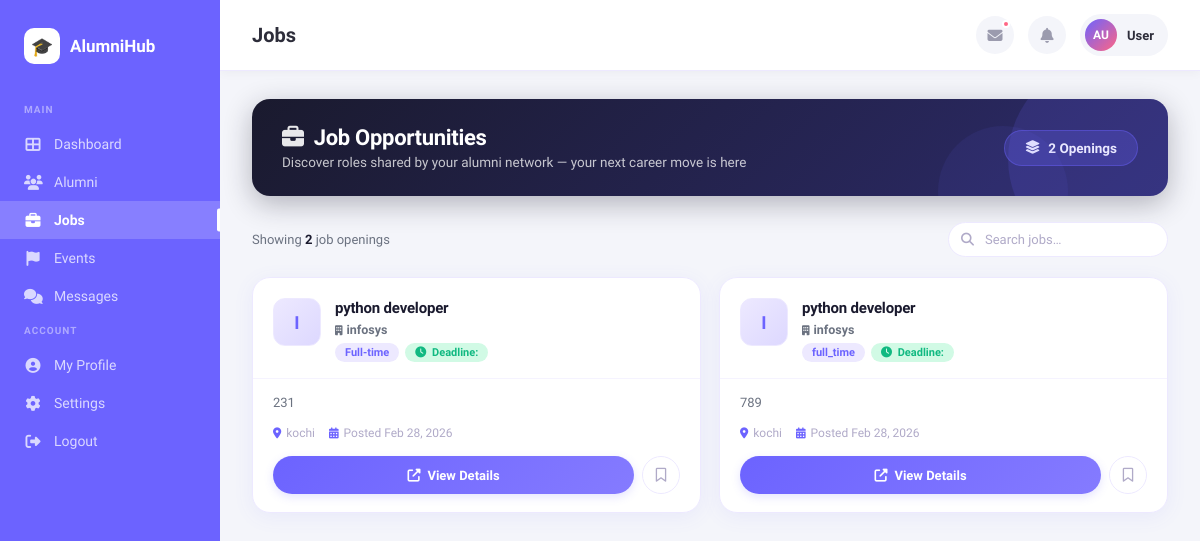
Page /jobs/ (signed in) on the committed database.
### teacher_module/models.py (models this page shows, shortened)
class JobPost(models.Model):
    posted_by = models.ForeignKey(User, on_delete=models.CASCADE, related_name="teacher_job_posts")
    title = models.CharField(max_length=200)
    company = models.CharField(max_length=200)
    location = models.CharField(max_length=150, blank=True)
    job_type = models.CharField(max_length=50, blank=True)
    apply_link = models.URLField(blank=True)
    description = models.TextField()
    created_at = models.DateTimeField(auto_now_add=True)

### alumni_module/views.py (the view)
# urls.py: path('jobs/', views.jobs, name='jobs'),
@login_required
def jobs(request):
    jobs = JobPost.objects.all().order_by("-id")
    return render(request, "alumni/jobs.html", {"jobs": jobs})

### templates/alumni/jobs.html (shortened to what this page needs)
{% extends "base_dashboard.html" %}
{% block page_title %}Jobs{% endblock %}
{% block content %}
<div class="jb-page">
  <div class="jb-hero">
    <div class="jb-hero-left">
      <h1><i class="fas fa-briefcase" style="margin-right:10px;opacity:0.9;"></i>Job Opportunities</h1>
      <p>Discover roles shared by your alumni network — your next career move is here</p>
    </div>
    {% if jobs %}
    <div class="jb-hero-badge">
      <i class="fas fa-layer-group"></i>
      {{ jobs|length }} Opening{{ jobs|length|pluralize }}
    </div>
    {% endif %}
  </div>
  <div class="jb-toolbar">
    {% if jobs %}
    <div class="jb-count-label">
      Showing <strong>{{ jobs|length }}</strong> job opening{{ jobs|length|pluralize }}
    </div>
    {% else %}
    <div class="jb-count-label">Job Board</div>
    {% endif %}
    <div class="jb-toolbar-right">
      <div class="jb-search-wrap">
        <input type="text" id="jbSearch" placeholder="Search jobs…">
      </div>
    </div>
  </div>
  <div class="jb-grid" id="jbGrid">
    {% for job in jobs %}
    {% now "Y-m-d" as today %}
    <div class="jb-card" data-title="{{ job.title|lower }} {{ job.description|lower }}">
      <div class="jb-card-top">
        <div class="jb-company-logo">
          {% if job.company %}
            {{ job.company|first|upper }}
          {% else %}
            <i class="fas fa-building"></i>
          {% endif %}
        </div>
        <div class="jb-card-top-info">
          <div class="jb-job-title">{{ job.title }}</div>
          {% if job.company %}
            <div class="jb-company-name">
              <i class="fas fa-building" style="margin-right:4px;font-size:10px;"></i>{{ job.company }}
            </div>
          {% endif %}
          <div class="jb-tags">
            {% if job.job_type %}
              <span class="jb-tag jb-tag-type">{{ job.job_type }}</span>
            {% else %}
              <span class="jb-tag jb-tag-type">Full-time</span>
            {% endif %}
            <span class="jb-tag jb-tag-deadline-ok">
              <i class="fas fa-clock" style="margin-right:3px;"></i>
              Deadline: {{ job.deadline|date:"M d" }}
            </span>
          </div>
        </div>
      </div>
      <div class="jb-card-body">
        {% if job.description %}
        <div class="jb-desc">{{ job.description }}</div>
        {% endif %}
        <div class="jb-meta">
          <div class="jb-meta-item">
            <i class="fas fa-map-marker-alt"></i>
            <span>{{ job.location }}</span>
          </div>
          <div class="jb-meta-item">
            <i class="fas fa-calendar-alt"></i>
            <span>Posted {{ job.created_at|date:"M d, Y"|default:"Recently" }}</span>
          </div>
        </div>
      </div>
      <div class="jb-card-footer">
        <a href="{% url 'job_detail' job.id %}" class="jb-btn-view">
          <i class="fas fa-external-link-alt"></i> View Details
        </a>
        <button class="jb-btn-save" title="Save job">
          <i class="far fa-bookmark"></i>
        </button>
      </div>
    </div>
    {% empty %}
    <div class="jb-empty">
      <div class="jb-empty-icon"><i class="fas fa-briefcase"></i></div>
      <p>No job openings right now</p>
      <span>Check back soon — alumni post new opportunities regularly</span>
    </div>
    {% endfor %}
  </div>
</div>
{% endblock %}

### templates/base_dashboard.html (style rules this page uses)
*, *::before, *::after { box-sizing: border-box; margin: 0; padding: 0; }
:root { --primary: #6C63FF; --primary-light: #EEF0FF; --primary-dark: #5A52D5; --accent: #FF6584; --accent2: #43C6AC; --sidebar-bg: #6C63FF; --sidebar-text: rgba(255,255,255,0.75); --bg: #F4F5FA; --card: #fff; --text: #2D2D3A; --text-muted: #9B9BAE; --border: #EBEBF5; --shadow: 0 4px 20px rgba(108,99,255,0.08); --radius: 16px; }
body { font-family: 'Plus Jakarta Sans', sans-serif; background: var(--bg); color: var(--text); display: flex; min-height: 100vh; }

### rows in the picture
JobPost: company|first "I", title "python developer", company "infosys", job_type "Full-time", description "231", location "kochi", created_at "Feb 28, 2026"
JobPost: company|first "I", title "python developer", company "infosys", job_type "full_time", description "789", location "kochi", created_at "Feb 28, 2026"

### other values in the picture
{{ jobs|length }} "2"
